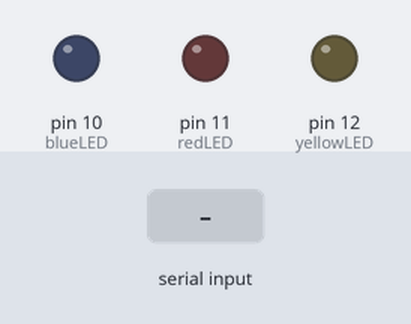
Simulated run of this sketch. Board: Arduino Uno, built with avr-gcc and run on an emulated ATmega328P. Parts: output pins drawn as LEDs (lit = HIGH). Inputs (shaded band) come from the test bench.

Above: at 1.2 s.
1.3 s: "1" received over Serial
At 2.4 s:
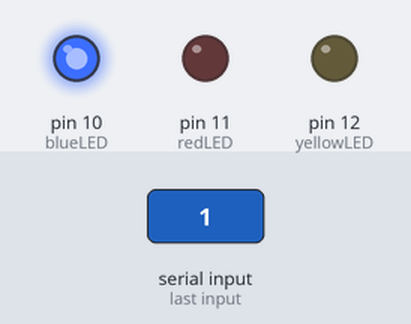
2.8 s: "2" received over Serial
At 3.6 s:
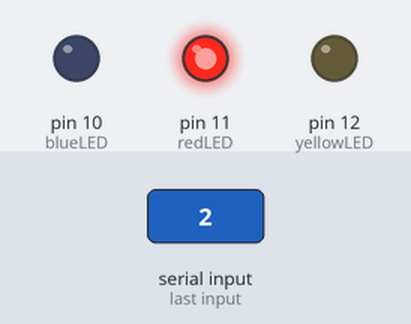
4.3 s: "3" received over Serial
At 4.7 s:
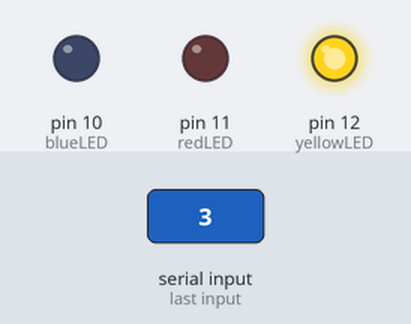
5.8 s: "4" received over Serial
At 7.0 s:
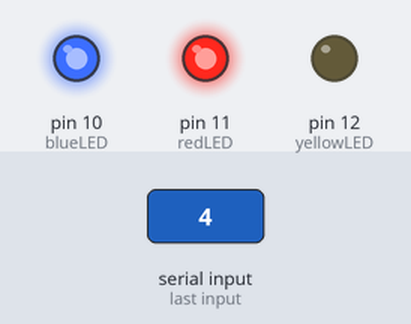
7.3 s: "5" received over Serial
At 8.2 s:
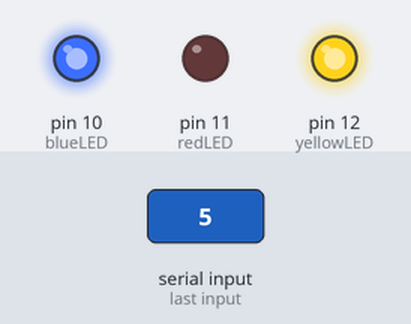
8.8 s: "6" received over Serial
At 9.4 s:
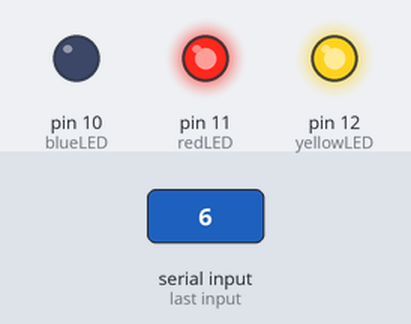
Timing chart, 0 to 11.3 s (numbered marks = the images above; inputs shaded):
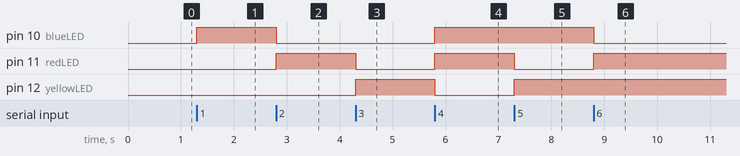

The sketch:

arduino_code.ino
```cpp
//Creator JITENDRA SHARMA

const int yellowLED = 12;  // Pin for yellow LED
const int redLED = 11;     // Pin for red LED
const int blueLED = 10;    // Pin for blue LED

void setup() {
  Serial.begin(9600);      // Set the baud rate to match the Python script
  pinMode(yellowLED, OUTPUT);
  pinMode(redLED, OUTPUT);
  pinMode(blueLED, OUTPUT);
}

void loop() {
  if (Serial.available() > 0) {
    char command = Serial.read();  // Read incoming byte

    // Turn off all LEDs initially
    digitalWrite(yellowLED, LOW);
    digitalWrite(redLED, LOW);
    digitalWrite(blueLED, LOW);

    // Control LEDs based on the command received
    if (command == '1') {
      digitalWrite(blueLED, HIGH);          // Blue only
    }
    else if (command == '2') {
      digitalWrite(redLED, HIGH);           // Red only
    }
    else if (command == '3') {
      digitalWrite(yellowLED, HIGH);        // Yellow only
    }
    else if (command == '4') {
      digitalWrite(redLED, HIGH);           // Red and Blue
      digitalWrite(blueLED, HIGH);
    }
    else if (command == '5') {
      digitalWrite(yellowLED, HIGH);        // Yellow and Blue
      digitalWrite(blueLED, HIGH);
    }
    else if (command == '6') {
      digitalWrite(yellowLED, HIGH);        // Yellow and Red
      digitalWrite(redLED, HIGH);
    }
    else if (command == '7') {
      digitalWrite(yellowLED, HIGH);        // Yellow, Red, and Blue
      digitalWrite(redLED, HIGH);
      digitalWrite(blueLED, HIGH);
    }
    // If command is '0' or any other, all LEDs remain off
    /*// Control LEDs based on the command received
    switch (command) {
      case '1':
        digitalWrite(blueLED, HIGH);          // Blue only
        break;
      case '2':
        digitalWrite(redLED, HIGH);           // Red only
        break;
      case '3':
        digitalWrite(yellowLED, HIGH);        // Yellow only
        break;
      case '4':
        digitalWrite(redLED, HIGH);           // Red and Blue
        digitalWrite(blueLED, HIGH);
        break;
      case '5':
        digitalWrite(yellowLED, HIGH);        // Yellow and Blue
        digitalWrite(blueLED, HIGH);
        break;
      case '6':
        digitalWrite(yellowLED, HIGH);        // Yellow and Red
        digitalWrite(redLED, HIGH);
        break;
      case '7':
        digitalWrite(yellowLED, HIGH);        // Yellow, Red, and Blue
        digitalWrite(redLED, HIGH);
        digitalWrite(blueLED, HIGH);
        break;
      default:
        // Turn off all LEDs if no color is detected (command '0')
        break;*/
  }
}
```

Measured:
- after the input at 1.3 s, pin 10 (blueLED): LOW → HIGH at once
- after the input at 2.8 s, pin 10 (blueLED): HIGH → LOW at once; pin 11 (redLED): LOW → HIGH at once
- after the input at 4.3 s, pin 11 (redLED): HIGH → LOW at once; pin 12 (yellowLED): LOW → HIGH at once
- after the input at 5.8 s, pin 10 (blueLED), pin 11 (redLED): LOW → HIGH at once; pin 12 (yellowLED): HIGH → LOW at once
- after the input at 7.3 s, pin 11 (redLED): HIGH → LOW at once; pin 12 (yellowLED): LOW → HIGH at once
- after the input at 8.8 s, pin 10 (blueLED): HIGH → LOW at once; pin 11 (redLED): LOW → HIGH at once
